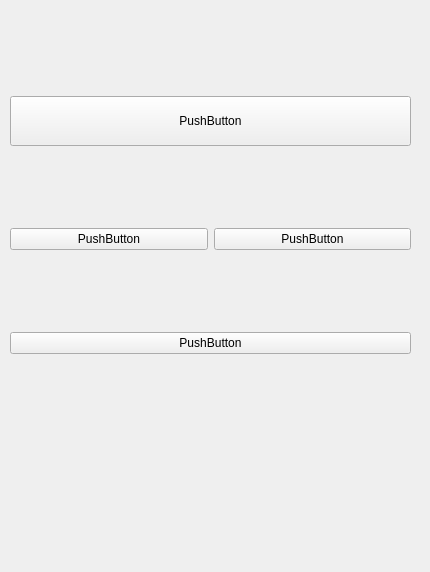
<?xml version="1.0" encoding="UTF-8"?>
<ui version="4.0">
 <class>Form</class>
 <widget class="QWidget" name="Form">
  <property name="geometry">
   <rect>
    <x>0</x>
    <y>0</y>
    <width>430</width>
    <height>572</height>
   </rect>
  </property>
  <property name="windowTitle">
   <string>Form</string>
  </property>
  <widget class="QWidget" name="verticalLayoutWidget">
   <property name="geometry">
    <rect>
     <x>10</x>
     <y>20</y>
     <width>401</width>
     <height>411</height>
    </rect>
   </property>
   <layout class="QVBoxLayout" name="verticalLayout_2">
    <item>
     <widget class="QPushButton" name="pushButton">
      <property name="minimumSize">
       <size>
        <width>0</width>
        <height>50</height>
       </size>
      </property>
      <property name="text">
       <string>PushButton</string>
      </property>
     </widget>
    </item>
    <item>
     <layout class="QHBoxLayout" name="horizontalLayout">
      <item>
       <widget class="QPushButton" name="pushButton_4">
        <property name="text">
         <string>PushButton</string>
        </property>
       </widget>
      </item>
      <item>
       <widget class="QPushButton" name="pushButton_3">
        <property name="text">
         <string>PushButton</string>
        </property>
       </widget>
      </item>
     </layout>
    </item>
    <item>
     <widget class="QPushButton" name="pushButton_2">
      <property name="text">
       <string>PushButton</string>
      </property>
     </widget>
    </item>
   </layout>
  </widget>
 </widget>
 <resources/>
 <connections/>
</ui>
